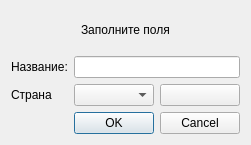
<?xml version="1.0" encoding="UTF-8"?>
<ui version="4.0">
 <class>AddLabelDialog</class>
 <widget class="QDialog" name="AddLabelDialog">
  <property name="geometry">
   <rect>
    <x>0</x>
    <y>0</y>
    <width>244</width>
    <height>145</height>
   </rect>
  </property>
  <property name="windowTitle">
   <string>Лейбл</string>
  </property>
  <layout class="QGridLayout" name="gridLayout">
   <item row="2" column="1">
    <widget class="QComboBox" name="countryComboBox"/>
   </item>
   <item row="1" column="1" colspan="2">
    <widget class="QLineEdit" name="labelNameLineEdit"/>
   </item>
   <item row="1" column="0">
    <widget class="QLabel" name="label_2">
     <property name="text">
      <string>Название:</string>
     </property>
    </widget>
   </item>
   <item row="2" column="2">
    <widget class="QPushButton" name="addCountryPushButton">
     <property name="text">
      <string/>
     </property>
     <property name="icon">
      <iconset theme="list-add"/>
     </property>
    </widget>
   </item>
   <item row="0" column="0" colspan="3" alignment="Qt::AlignmentFlag::AlignHCenter|Qt::AlignmentFlag::AlignVCenter">
    <widget class="QLabel" name="label">
     <property name="text">
      <string>Заполните поля</string>
     </property>
    </widget>
   </item>
   <item row="2" column="0">
    <widget class="QLabel" name="label_3">
     <property name="text">
      <string>Страна</string>
     </property>
    </widget>
   </item>
   <item row="3" column="1" colspan="2">
    <widget class="QDialogButtonBox" name="buttonBox">
     <property name="orientation">
      <enum>Qt::Orientation::Horizontal</enum>
     </property>
     <property name="standardButtons">
      <set>QDialogButtonBox::StandardButton::Cancel|QDialogButtonBox::StandardButton::Ok</set>
     </property>
    </widget>
   </item>
  </layout>
 </widget>
 <resources/>
 <connections/>
</ui>
